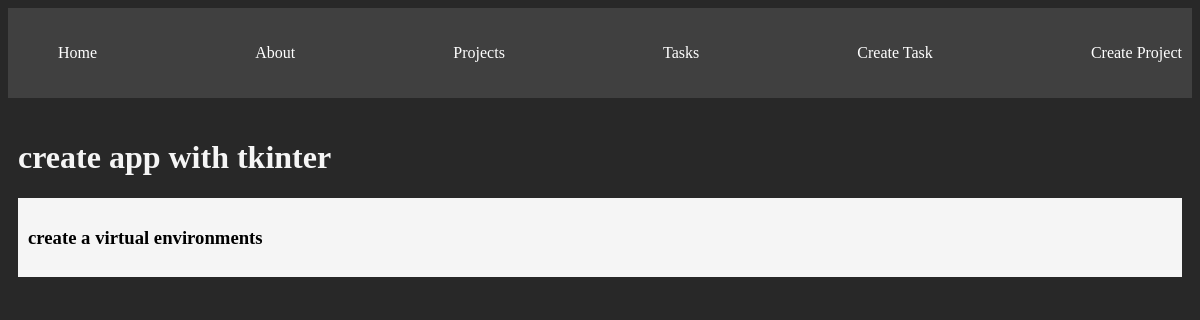
/projects/3, run on the app's committed database.
### myapp/models.py (models this page shows, shortened)
class Project(models.Model):
    name = models.CharField(max_length=200)
    def __str__(self):
        return self.name

class Task(models.Model):
    title = models.CharField(max_length=200)
    description = models.TextField()
    project = models.ForeignKey(Project, on_delete=models.CASCADE)
    done = models.BooleanField(default=False)

### myapp/views.py (the view)
# urls.py: path('projects/<int:id>', views.project_detail, name='project_detail'),
def project_detail(request:str, id: int):
  project = get_object_or_404(Project, id=id)
  task = Task.objects.filter(project_id=id)
  return render(request, "projects/detail.html",{
    'project': project,
    'tasks': task
  })

### myapp/templates/projects/detail.html (shortened to what this page needs)
{% extends 'layouts/base.html' %}
  {% block content %}
    <h1>{{project}}</h1>
    {% for task in tasks %}
      <div class="card">
        <h3>{{task.title}}</h3>
      </div>
    {% endfor %}
  {% endblock %}

### myapp/static/styles/main.css (style rules this page uses)
body { background: #282828; color: whitesmoke; }
.card { background: whitesmoke; padding: 10px; margin-bottom: 2px; }
.card h3 { color: #000; }

### data on the page
Project: name "create app with tkinter"
Task: title "create a virtual environments"
